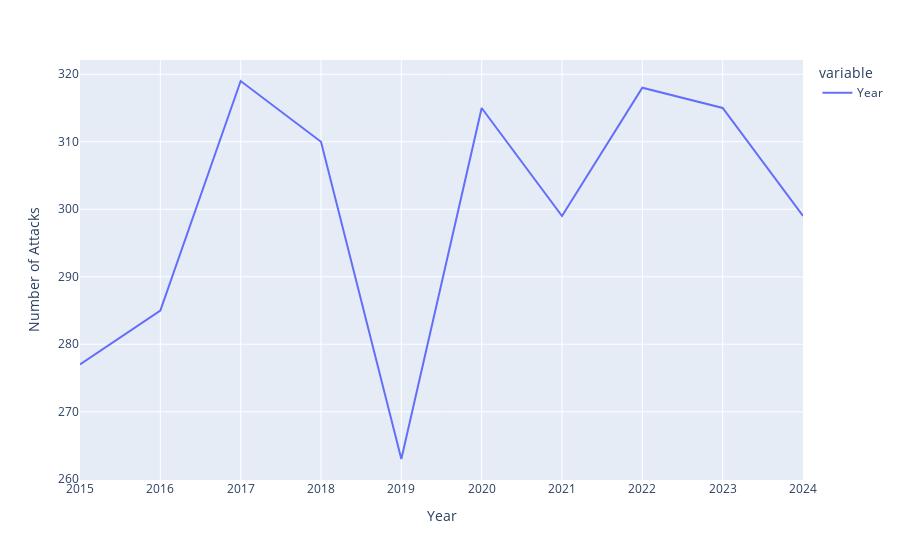

Here is the notebook cell this chart was saved with:
### Code cell
import plotly.express as px

# Count attacks per year
attacks_per_year = data['Year'].value_counts().sort_index().reset_index()


# Create interactive line plot
fig = px.line(
    data_frame=data["Year"].value_counts().sort_index()
)
# Customize layout
fig.update_layout(
    xaxis_title='Year',
    yaxis_title='Number of Attacks'
)

# Show the plot
fig.show()

### Figure 1 — Plotly figure (JSON) as saved in the notebook; plotly's stock layout.template omitted (floating-point values rounded to 4 significant figures)
{"data": [{"hovertemplate": "variable=Year<br>index=%{x}<br>value=%{y}<extra></extra>", "legendgroup": "Year", "line": {"color": "#636efa", "dash": "solid"}, "mode": "lines", "name": "Year", "orientation": "v", "showlegend": true, "type": "scatter", "x": [2015, 2016, 2017, 2018, 2019, 2020, 2021, 2022, 2023, 2024], "xaxis": "x", "y": [277, 285, 319, 310, 263, 315, 299, 318, 315, 299], "yaxis": "y"}], "layout": {"legend": {"title": {"text": "variable"}, "tracegroupgap": 0}, "margin": {"t": 60}, "xaxis": {"anchor": "y", "domain": [0, 1], "title": {"text": "Year"}}, "yaxis": {"anchor": "x", "domain": [0, 1], "title": {"text": "Number of Attacks"}}}}
